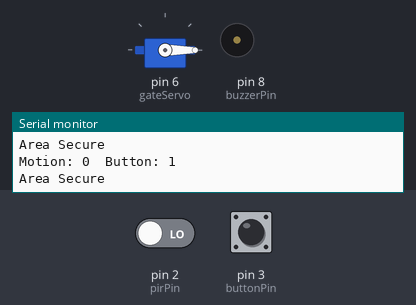
Bench run of a sketch on a simulated Arduino Uno, built with avr-gcc and run on an emulated ATmega328P. Shown: servo, buzzer (waves = sounding, pin HIGH), the last lines printed to the serial monitor. The test bench sets the inputs (shaded band); at power-on: pin 2 (pirPin) LOW, pin 3 (buttonPin) HIGH.

Above: at 1.8 s.
1.9 s: pin 2 (pirPin) driven HIGH
At 2.5 s:
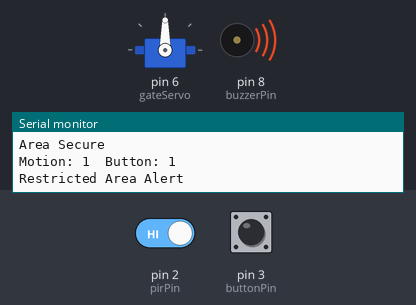
3.5 s: pin 2 (pirPin) driven LOW
At 4.7 s:
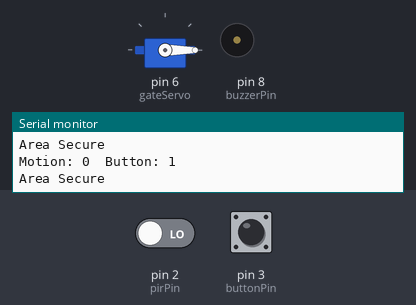
5.0 s: pin 3 (buttonPin) pulled LOW for 3.2 s
At 6.0 s:
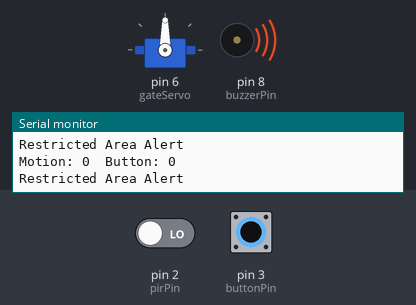
Timing chart, 0 to 10.0 s (numbered marks = the images above; inputs shaded):
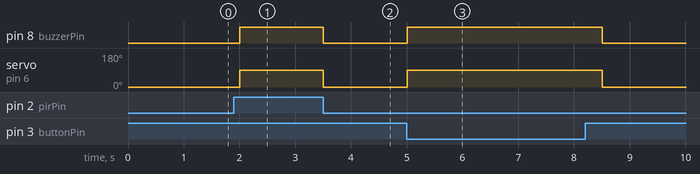

Measured:
- after the input at 1.9 s, pin 8 (buzzerPin): LOW → HIGH after 0.10 s; servo on pin 6 (gateServo): 0° → 90° after 0.10 s
- after the input at 3.5 s, pin 8 (buzzerPin): HIGH → LOW at once; servo on pin 6 (gateServo): 90° → 0° at once
- after the input at 5.0 s, pin 8 (buzzerPin): LOW → HIGH at once, → LOW 3.5 s later; servo on pin 6 (gateServo): 0° → 90° at once, → 0° 3.5 s later

The sketch:

smart_restricted_area.ino
```cpp
#include <Servo.h>

Servo gateServo;

const int pirPin = 2;
const int buttonPin = 3;
const int buzzerPin = 8;

void setup()
{
  gateServo.attach(6);

  pinMode(pirPin, INPUT);
  pinMode(buttonPin, INPUT_PULLUP);
  pinMode(buzzerPin, OUTPUT);

  Serial.begin(9600);

  gateServo.write(0);
}

void loop()
{
  int motion = digitalRead(pirPin);
  int button = digitalRead(buttonPin);

  Serial.print("Motion: ");
  Serial.print(motion);

  Serial.print("  Button: ");
  Serial.println(button);

  if (motion == HIGH || button == LOW)
  {
    gateServo.write(90);
    digitalWrite(buzzerPin, HIGH);

    Serial.println("Restricted Area Alert");
  }
  else
  {
    gateServo.write(0);
    digitalWrite(buzzerPin, LOW);

    Serial.println("Area Secure");
  }

  delay(500);
}
```
